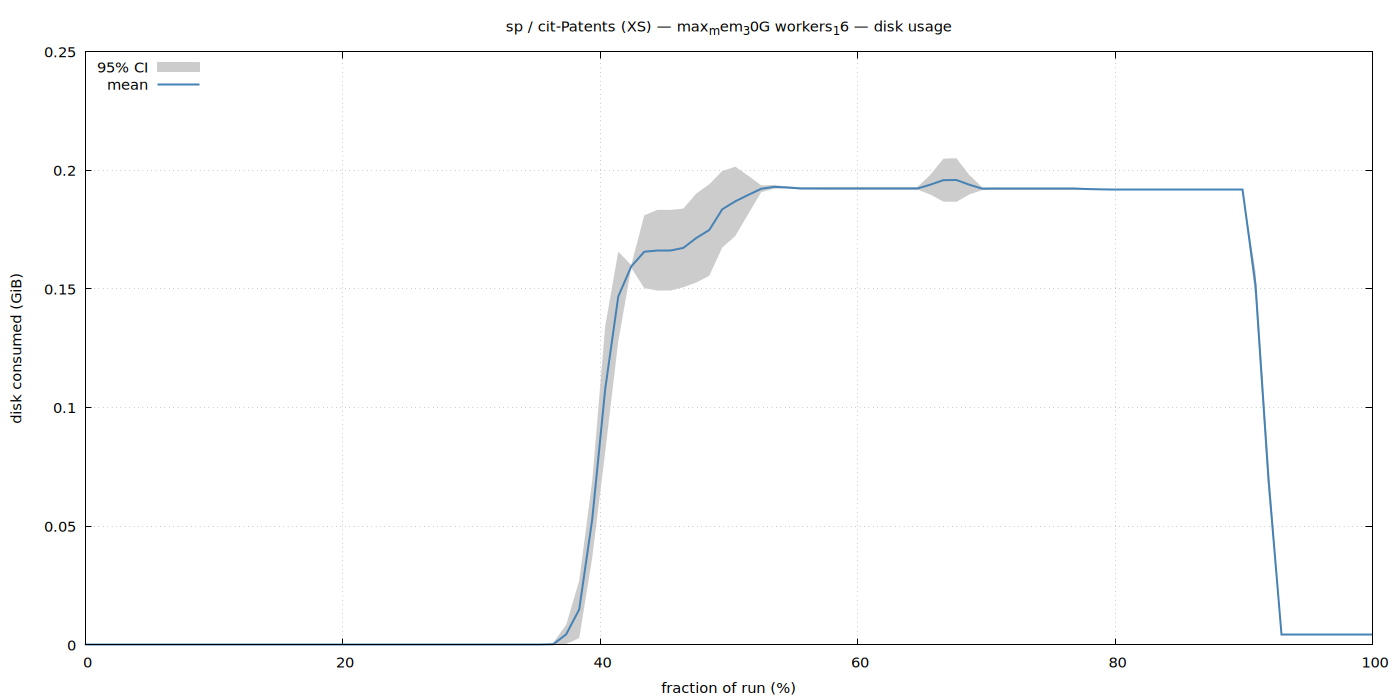

Generate this figure with gnuplot:
set terminal pngcairo size 1400,700 enhanced font 'Sans,11'
set output '/home/ubuntu/nvm/gfrs/sp/XS/cit-Patents/max_mem_30G_workers_16/disk.png'
set title "sp / cit-Patents (XS) — max_mem_30G workers_16 — disk usage"
set xlabel 'fraction of run (%)'
set ylabel 'disk consumed (GiB)'
set grid
set key top left
set yrange [0:*]
plot '/home/ubuntu/nvm/gfrs/sp/XS/cit-Patents/max_mem_30G_workers_16/disk.dat' using 1:3:4 with filledcurves lc rgb '#cccccc' title '95% CI', \
     '' using 1:2 with lines lw 2 lc rgb '#4682b4' title 'mean'
